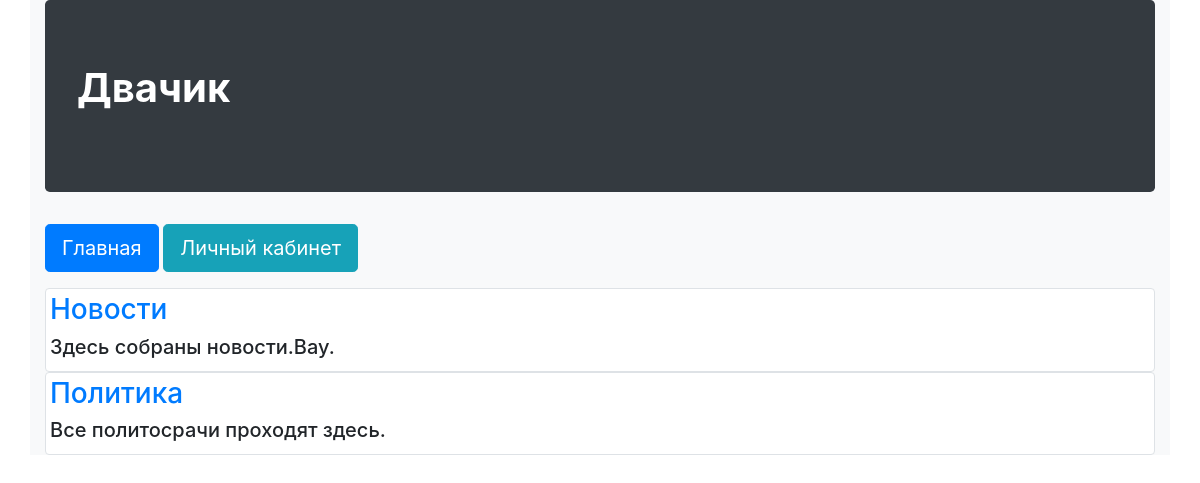
The app's page /, older data.
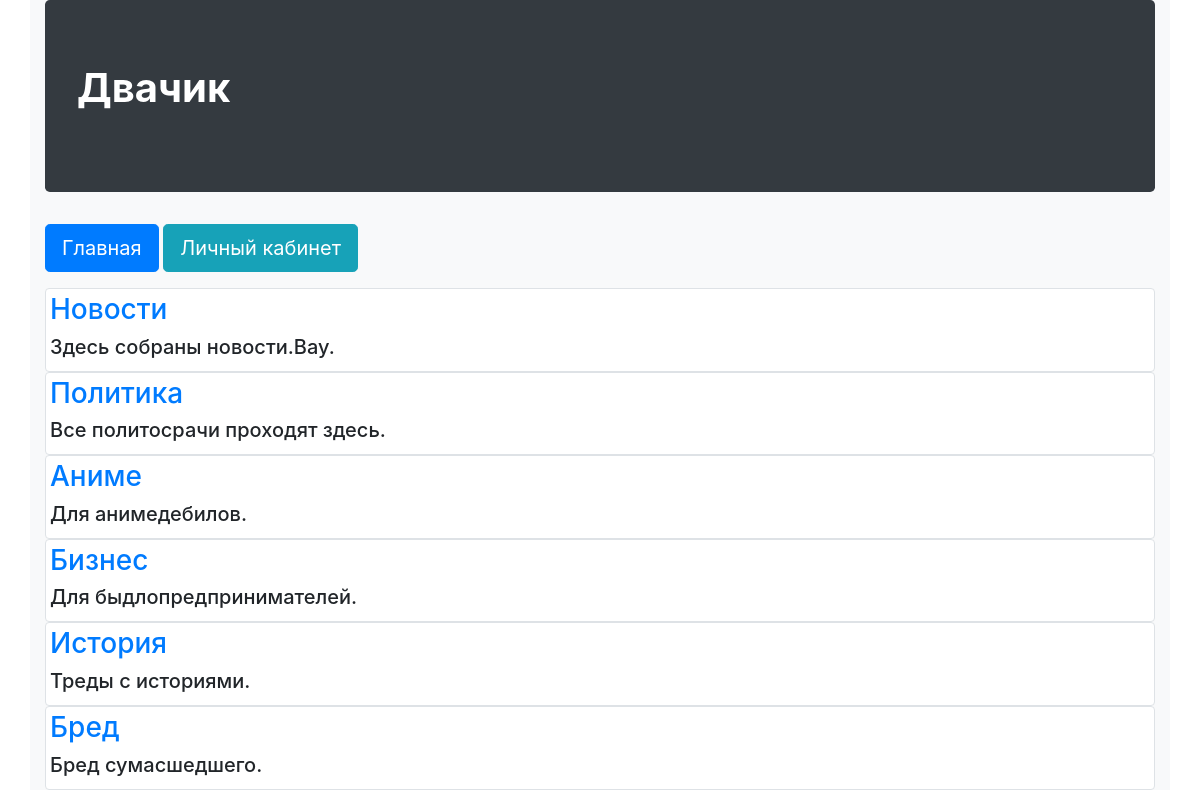
The same page, newer data.
### MainPage/models.py (models this page shows, shortened)
class Categories(models.Model):
    category_name = models.CharField(max_length = 50, help_text = "Имя категории")
    category_info = models.TextField(help_text = "Описание категории")

### MainPage/views.py (the view)
# urls.py: url(r'^$',views.CategoriesView.as_view()),
class CategoriesView(ListView):  #Потом вызываем в сылках как просмотр
    model = Categories
    context_object_name = "category"
    template_name = "categories.html"

### MainPage/templates/categories.html
{% extends "wrapper.html"%}
{% load staticfiles %}
{% block content %}
    {% for item in category %}
        <div class="img-thumbnail">
            <a href="{{item.id}}"><h3>{{item.category_name}}</h3></a>
            <h5>{{item.category_info}}</h5>
        </div>
    {% endfor %}
{% endblock %}

### MainPage/templates/wrapper.html (shortened to what this page needs)
<!DOCTYPE html>
<html lang="en">
<head>
    {% load staticfiles %}
    <link rel="stylesheet" href="{% static 'css/bootstrap.min.css' %}" type="text/css">
    <link rel="stylesheet" href="{% static 'css/mystyle.css' %}" type="text/css">
</head>
<body>
    <div class = "container bg-light">
      <div>
        <h1 class = "jumbotron bg-dark text-white font-weight-bold">
          {% include "includes/somehtml.html" %}
        </h1>
        <p>
          <a href="/" class="btn btn-primary btn-lg">Главная</a>
          <a href="/admin" class="btn btn-info btn-lg">Личный кабинет</a>
        </p>
          {% block content %}
          {% endblock %}
      </div>
    </div>
</body>
</html>

### MainPage/templates/includes/somehtml.html
{% block content %}
<p>Двачик</p>
{% endblock %}

Row changes from the older to the newer data that the page shows:
added Categories: category_name "Аниме", category_info "Для анимедебилов."
added Categories: category_name "Бизнес", category_info "Для быдлопредпринимателей."
added Categories: category_name "История", category_info "Треды с историями."
added Categories: category_name "Бред", category_info "Бред сумасшедшего."
